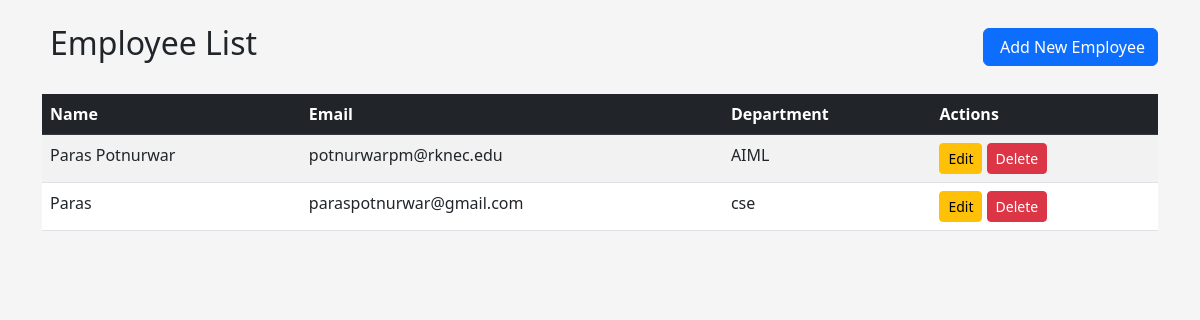
Before: / with the older database file.
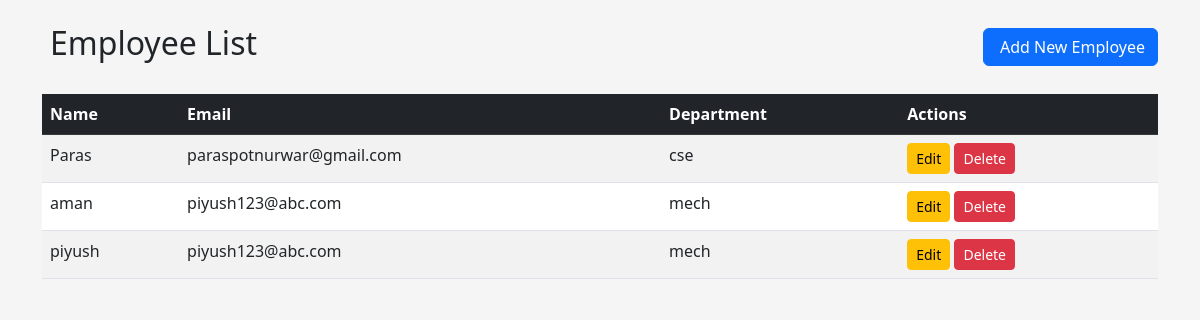
After: the same page with the newer database file.
### employee_app/models.py (models this page shows, shortened)
class Employee(models.Model):
    name = models.CharField(max_length=100)
    email = models.EmailField()
    department = models.CharField(max_length=100)

### employee_app/views.py (the view)
# urls.py: path('', views.employee_list, name='employee_list'),
def employee_list(request):
    employees = Employee.objects.all()
    return render(request, 'employee_app/employee_list.html', {'employees': employees})

### employee_app/templates/employee_app/employee_list.html (shortened to what this page needs)
{% extends 'employee_app/base.html' %}
{% block content %}
<div class="d-flex justify-content-between align-items-center mb-4">
    <h2>Employee List</h2>
    <a class="btn btn-primary" href="{% url 'employee_create' %}">
        Add New Employee
    </a>
</div>
<div class="table-responsive">
    <table class="table table-striped table-hover">
        <thead class="table-dark">
            <tr>
                <th>Name</th>
                <th>Email</th>
                <th>Department</th>
                <th>Actions</th>
            </tr>
        </thead>
        <tbody>
            {% for employee in employees %}
            <tr>
                <td>{{ employee.name }}</td>
                <td>{{ employee.email }}</td>
                <td>{{ employee.department }}</td>
                <td>
                    <a href="{% url 'employee_update' employee.id %}" class="btn btn-sm btn-warning">
                         Edit
                    </a>
                    <a href="{% url 'employee_delete' employee.id %}" class="btn btn-sm btn-danger">
                         Delete
                    </a>
                </td>
            </tr>
            {% endfor %}
        </tbody>
    </table>
</div>
{% endblock %}

### employee_app/templates/employee_app/base.html (shortened to what this page needs)
<!DOCTYPE html>
<html lang="en">
<head>
    <link href="https://cdn.jsdelivr.net/npm/bootstrap@5.3.0/dist/css/bootstrap.min.css" rel="stylesheet">
</head>
<body>
    <div class="container py-4">
        {% block content %}{% endblock %}
    </div>
</body>
</html>

### employee_app/templates/employee_app/base.html (style rules this page uses)
body { background-color: #f5f5f5; font-family: 'Segoe UI', Tahoma, Geneva, Verdana, sans-serif; }

Changed rows visible on the page:
removed Employee: name "Paras Potnurwar", email "potnurwarpm@rknec.edu", department "AIML"
added Employee: name "aman", email "piyush123@abc.com", department "mech"
added Employee: name "piyush", email "piyush123@abc.com", department "mech"
